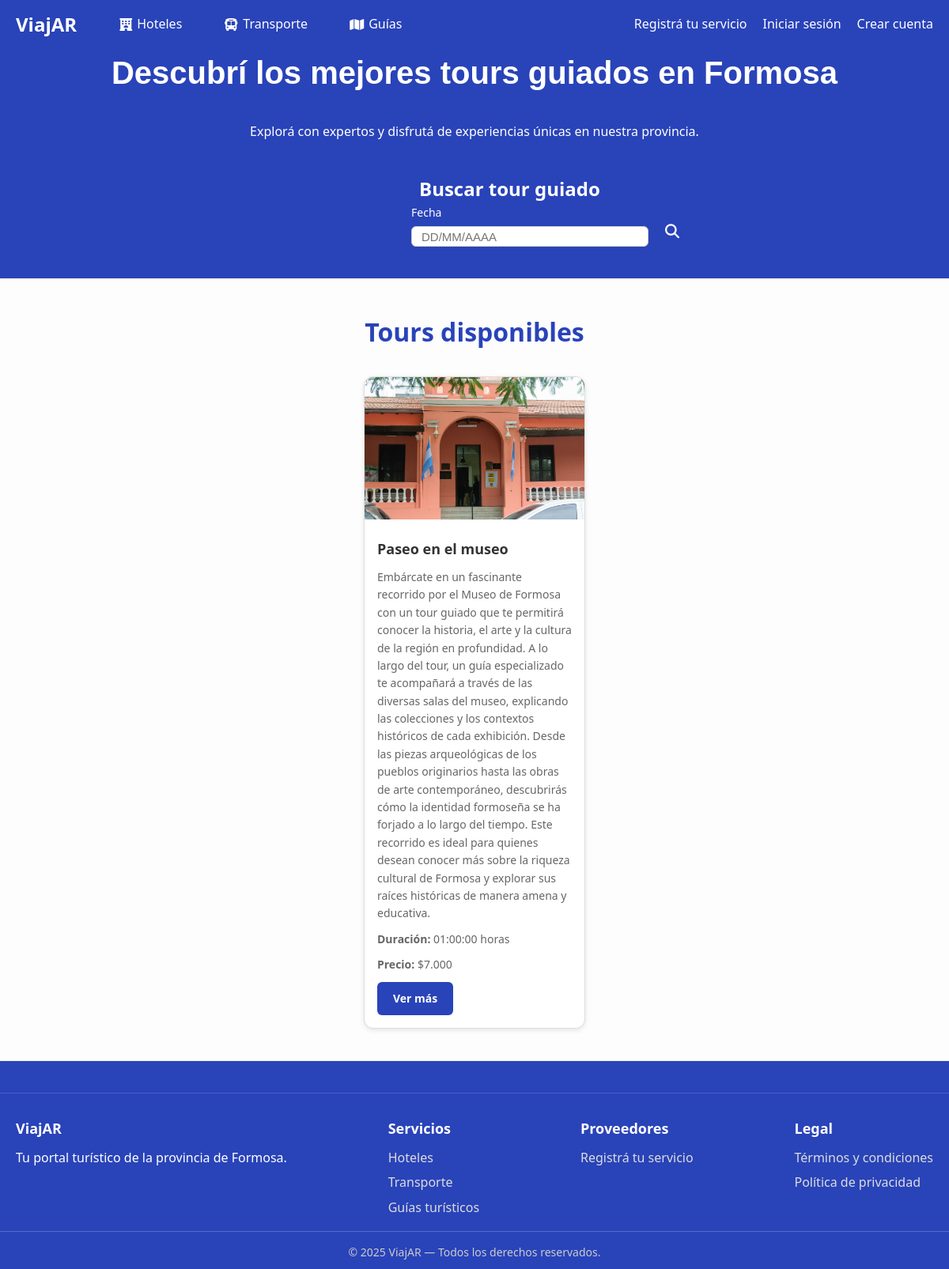
The app's page /index.php?page=pantalla_guias with its own data.
### tables this page shows
CREATE TABLE `tours` (
  `id_tour` int(11) NOT NULL AUTO_INCREMENT,
  `nombre_tour` varchar(100) DEFAULT NULL,
  `descripcion` text DEFAULT NULL,
  `duracion_horas` time DEFAULT NULL,
  `precio_por_persona` decimal(10,2) DEFAULT NULL,
  `hora_encuentro` time DEFAULT NULL,
  `lugar_encuentro` varchar(100) DEFAULT NULL,
  `imagen_principal` varchar(100) NOT NULL,
  `rela_proveedor` int(11) NOT NULL,
  `activo` tinyint(1) DEFAULT 1,
  `created_at` timestamp NULL DEFAULT current_timestamp(),
  `direccion` varchar(100) NOT NULL,
  `estado_revision` enum('pendiente','aprobado','rechazado') DEFAULT 'pendiente',
  `motivo_rechazo` text DEFAULT NULL,
  `fecha_revision` datetime DEFAULT NULL,
  `revisado_por` int(11) DEFAULT NULL,
  PRIMARY KEY (`id_tour`),
  KEY `rela_proveedor` (`rela_proveedor`),
  KEY `fk_tour_revisado_por` (`revisado_por`),
  CONSTRAINT `fk_tour_revisado_por` FOREIGN KEY (`revisado_por`) REFERENCES `usuarios` (`id_usuarios`),
  CONSTRAINT `tours_ibfk_1` FOREIGN KEY (`rela_proveedor`) REFERENCES `proveedores` (`id_proveedores`)
);

### index.php (called while the page is built, shortened)
<?php
$plantilla = new PlantillaControlador();
$plantilla -> traer_plantilla();

### models/tour.php (called while the page is built, shortened)
<?php
require_once('conexion.php');
class Tour {
    public function traer_tours() {
        $conexion = new Conexion();
        $query = "SELECT t.*, p.razon_social AS proveedor_nombre
                  FROM tours t
                  JOIN proveedores p ON t.rela_proveedor = p.id_proveedores
                  WHERE t.activo = 1
                  AND t.estado_revision = 'aprobado'
                  ORDER BY t.id_tour DESC";
        return $conexion->consultar($query);
    }
}
?>

### models/conexion.php (called while the page is built, shortened)
<?php
class Conexion {
    private $con;
    private $servidor;
    private $usuario;
    private $password;
    private $base_datos;
    public function __construct() {
        $this->servidor = 'localhost';
        $this->usuario = 'root';
        $this->password = '';
        $this->base_datos = 'viajar';
    }
    public function conectar() {
        if (!$this->con) {
            $this->con = new mysqli($this->servidor, $this->usuario, $this->password, $this->base_datos);
            $this->con->set_charset("utf8");
        }
        return $this->con;
    }
    public function consultar($query) {
        $resultado = $this->conectar()->query($query);
        $data = [];
        if ($resultado && $resultado->num_rows > 0) {
            while ($row = $resultado->fetch_assoc()) {
                $data[] = $row;
            }
        }
        return $data;
    }
}

### views/paginas/pantalla_guias.php (the view, shortened to what this page needs)
<?php
require_once('models/tour.php');
$fecha = $_GET['fecha'] ?? '';
$tourModel = new Tour();
if ($fecha) {
    $tours = $tourModel->buscar($fecha);
} else {
    $tours = $tourModel->traer_tours();
}
?>
<!DOCTYPE html>
<html lang="es">
<head>
  <link rel="stylesheet" href="assets/css/pantalla_guias1.css">
</head>
<body>
<section class="hero-section">
  <div class="hero-content">
    <h1>Descubrí los mejores tours guiados en Formosa</h1>
    <p>Explorá con expertos y disfrutá de experiencias únicas en nuestra provincia.</p>
  </div>
</section>
<section class="search-section">
  <div class="search-container">
    <h2>Buscar tour guiado</h2>
    <form class="search-form" method="GET">
      <div class="form-group">
          <label>Fecha</label>
          <input type="text" name="fecha" id="fecha" placeholder="DD/MM/AAAA" value="<?= htmlspecialchars($fecha ?? '') ?>">
      </div>
      <div class="form-group full-width">
        <button type="submit"><i class="fa-solid fa-magnifying-glass"></i></button>
      </div>
    </form>
  </div>
</section>
<section class="tours">
  <h2>Tours disponibles</h2>
  <div class="tarjetas">
    <?php if (!empty($tours)): ?>
      <?php foreach ($tours as $tour): ?>
        <div class="tarjeta">
          <img src="assets/images/<?= !empty($tour['imagen_principal']) ? htmlspecialchars($tour['imagen_principal']) : 'placeholder.png' ?>" alt="<?= htmlspecialchars($tour['nombre_tour']) ?>">
          <div class="contenido">
            <h3><?= htmlspecialchars($tour['nombre_tour']) ?></h3>
            <p><?= htmlspecialchars($tour['descripcion'] ?? '-') ?></p>
            <p><strong>Duración:</strong> <?= htmlspecialchars($tour['duracion_horas']) ?> horas</p>
            <p><strong>Precio:</strong> $<?= number_format($tour['precio_por_persona'], 0, ',', '.') ?></p>
            <a href="index.php?page=detalle_tour&id=<?= $tour['id_tour'] ?>" class="boton-ver-mas">Ver más</a>
          </div>
        </div>
      <?php endforeach; ?>
    <?php else: ?>
      <p>No se encontraron tours para tu búsqueda.</p>
    <?php endif; ?>
  </div>
</section>
<?php include_once("views/componentes/pie.php"); ?>
</body>
</html>

### assets/css/pantalla_guias1.css (style rules this page uses)
* { margin: 0; padding: 0; box-sizing: border-box; }
body { font-family: 'Segoe UI', sans-serif; line-height: 1.6; background-color: #2943b9; color: #333; }
.hero-section { text-align: center; padding: 60px 20px 20px; }
.hero-section h1 { font-family: 'Poppins', sans-serif; font-size: 2.5rem; font-weight: 700; color: #ffffff; margin-bottom: 30px; }
.hero-section .hero-content h1, .hero-section .hero-content p, .search-container { color: #ffffff; }
.search-section { background-color: #2943b9; padding: 20px 20px 40px; border-bottom: 1px solid #eee; margin-left: -240px; }
.search-container { max-width: 600px; margin-left: 750px; }
.search-form { display: flex; justify-content: flex-start; align-items: flex-end; gap: 10px; margin-left: -10px; }
.form-group { flex: 1; min-width: 200px; display: flex; flex-direction: column; text-align: left; }
.form-group label { font-size: 14px; font-weight: 500; color: #ffffff; margin-bottom: 6px; }
.search-form input[type="text"], .search-form input[type="number"] { width: 100%; height: 4px; padding: 12px; border: 1px solid #ccc; border-radius: 6px; font-size: 15px; background-color: #fff; transition: border-color 0.3s ease; }
.search-form button { color: #fff; background-color: #2943b9; padding: 12px ; border: none; border-radius: 6px; font-size: 18px; cursor: pointer; width: 40px; height: 40px; display: flex; align-items: center; justify-content: center; }
.tours { padding: 40px 20px; background-color: #fdfdfd; border-top: 1px solid #eee; border-bottom: 1px solid #eee; }
.tours h2 { text-align: center; font-size: 2rem; color: #2943b9; margin-bottom: 30px; }
.tarjetas { display: flex; flex-wrap: wrap; justify-content: center; gap: 30px; }
.tarjeta { background-color: #fff; border: 1px solid #ddd; border-radius: 12px; overflow: hidden; width: 280px; box-shadow: 0 2px 6px rgba(0, 0, 0, 0.1); transition: transform 0.3s ease; }
.tarjeta img { width: 100%; height: 180px; object-fit: cover; }
.tarjeta .contenido { padding: 16px; }
.tarjeta h3 { font-size: 18px; color: #333; margin: 0 0 10px; }
.tarjeta p { font-size: 14px; color: #666; margin-bottom: 10px; }
.boton-ver-mas { display: inline-block; padding: 10px 20px; background-color: #2943b9; color: #fff; font-weight: bold; text-decoration: none; border-radius: 6px; font-size: 14px; transition: background-color 0.3s ease; }

### records on screen
tours: imagen_principal (picture), nombre_tour "Paseo en el museo", descripcion "Embárcate en un fascinante recorrido por el Museo de Formosa con un tour guiado que te permitirá conocer la historia, el arte y la cultura de la región en profundidad. A lo largo del tour, un guía especializado te acompañará a través de las diversas salas del museo, explicando las colecciones y los contextos históricos de cada exhibición. Desde las piezas arqueológicas de los pueblos originarios hasta las obras de arte contemporáneo, descubrirás cómo la identidad formoseña se ha forjado a lo largo del tiempo. Este recorrido es ideal para quienes desean conocer más sobre la riqueza cultural de Formosa y explorar sus raíces históricas de manera amena y educativa.", duracion_horas "01:00:00", precio_por_persona "7.000"
